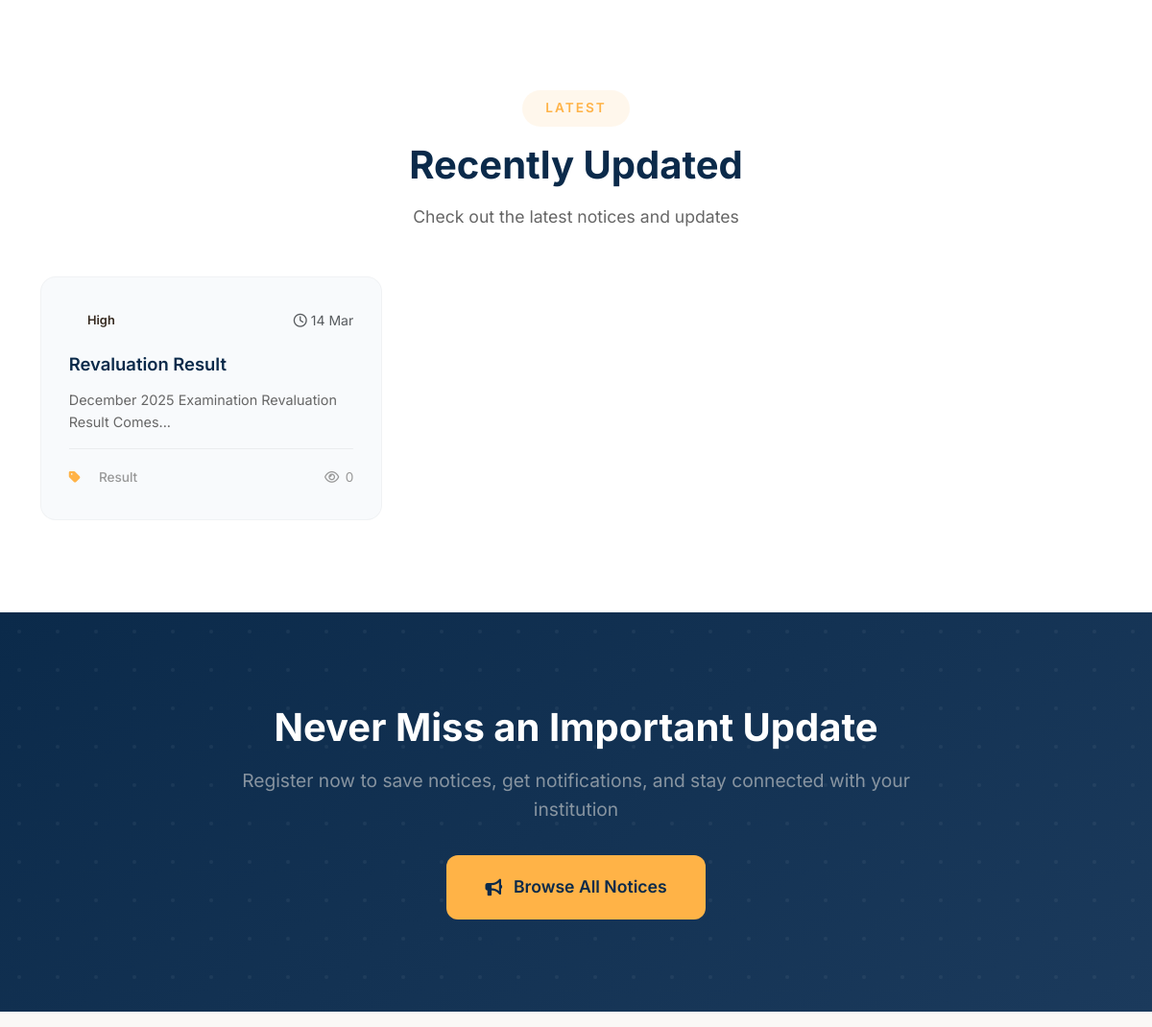
The page /home (signed in, middle part) on the database as committed earlier.
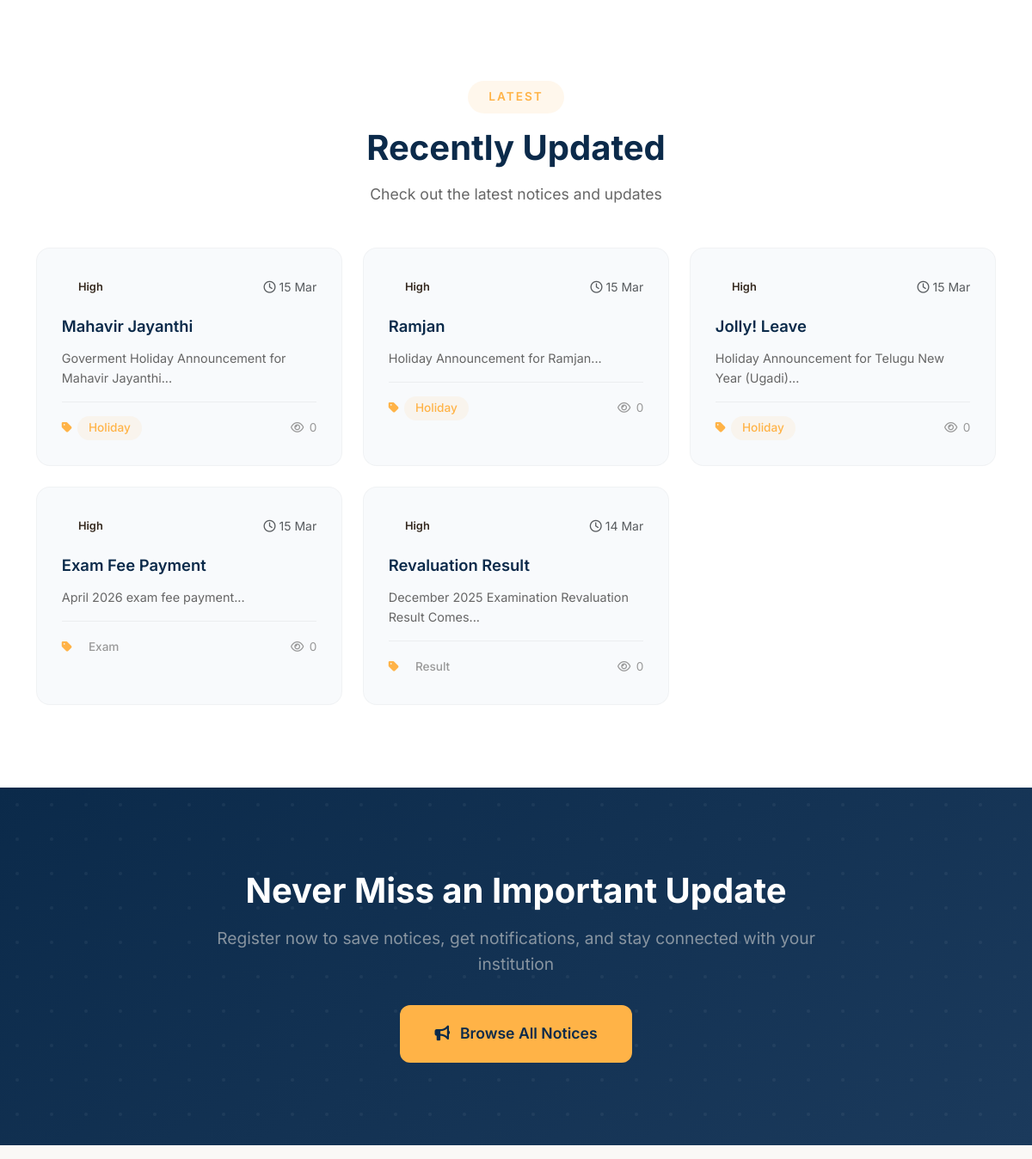
The same page on the database as committed later.
### models.py (models this page shows, shortened)
class Notice(db.Model):
    __tablename__ = 'notice'
    id = db.Column(db.Integer, primary_key=True)
    title = db.Column(db.String(200), nullable=False)
    content = db.Column(db.Text, nullable=False)
    category = db.Column(db.String(50), nullable=False)
    priority = db.Column(db.String(20), default='normal')
    banner_image = db.Column(db.String(200))
    attachment = db.Column(db.String(200))
    views = db.Column(db.Integer, default=0)
    is_published = db.Column(db.Boolean, default=True)
    is_featured = db.Column(db.Boolean, default=False)
    start_date = db.Column(db.DateTime, default=datetime.utcnow)
    expiry_date = db.Column(db.DateTime)
    created_by = db.Column(db.Integer, db.ForeignKey('user.id'), nullable=False)
    created_at = db.Column(db.DateTime, default=datetime.utcnow)
    updated_at = db.Column(db.DateTime, onupdate=datetime.utcnow)
    saved_by = db.relationship('SavedNotice', backref='notice', lazy=True, cascade='all, delete-orphan')
    comments = db.relationship('Comment', backref='notice', lazy=True, cascade='all, delete-orphan')

### app.py (the view)
@app.route('/')
@app.route('/home')
def index():
    page = request.args.get('page', 1, type=int)
    featured_notices = Notice.query.filter_by(
        is_published=True, is_featured=True
    ).filter(
        (Notice.expiry_date.is_(None)) | (Notice.expiry_date > datetime.utcnow())
    ).order_by(Notice.created_at.desc()).limit(5).all()
    recent_notices = Notice.query.filter_by(is_published=True).filter(
        (Notice.expiry_date.is_(None)) | (Notice.expiry_date > datetime.utcnow())
    ).order_by(Notice.created_at.desc()).paginate(
        page=page, per_page=6, error_out=False
    )
    important_notices = Notice.query.filter_by(
        category='Important', is_published=True
    ).filter(
        (Notice.expiry_date.is_(None)) | (Notice.expiry_date > datetime.utcnow())
    ).order_by(Notice.created_at.desc()).limit(4).all()
    event_notices = Notice.query.filter_by(
        category='Event', is_published=True
    ).filter(
        (Notice.expiry_date.is_(None)) | (Notice.expiry_date > datetime.utcnow())
    ).order_by(Notice.created_at.desc()).limit(4).all()
    academic_notices = Notice.query.filter_by(
        category='Academic', is_published=True
    ).filter(
        (Notice.expiry_date.is_(None)) | (Notice.expiry_date > datetime.utcnow())
    ).order_by(Notice.created_at.desc()).limit(4).all()
    return render_template('index.html',
                         featured_notices=featured_notices,
                         recent_notices=recent_notices,
                         important_notices=important_notices,
                         event_notices=event_notices,
                         academic_notices=academic_notices)

### app.py (called while the page is built)
@login_manager.user_loader
def load_user(user_id):
    return User.query.get(int(user_id))

@app.context_processor
def inject_globals():
    categories = ['Important', 'Event', 'Academic', 'Holiday', 'Exam', 'Result', 'General']
    return {
        'current_year': datetime.utcnow().year,
        'categories': categories,
        'now': datetime.utcnow()
    }

### templates/index.html (shortened to what this page needs)
{% extends "base.html" %}
{% block content %}
{% if recent_notices and recent_notices.items %}
<section class="recent-section-modern">
    <div class="container">
        <div class="section-header-modern">
            <span class="section-tag">Latest</span>
            <h2 class="section-heading">Recently Updated</h2>
            <p class="section-subheading">Check out the latest notices and updates</p>
        </div>
        <div class="row g-4">
            {% for notice in recent_notices.items %}
            <div class="col-md-6 col-lg-4">
                <div class="recent-card-modern">
                    <div class="recent-header-modern">
                        <span class="badge-modern {{ notice.priority|lower if notice.priority else 'normal' }}">
                            {{ notice.priority|title if notice.priority else 'Normal' }}
                        </span>
                        <small class="text-muted">
                            <i class="far fa-clock"></i> {{ notice.created_at.strftime('%d %b') }}
                        </small>
                    </div>
                    <h5 class="recent-title-modern">
                        <a href="{{ url_for('notice_detail', id=notice.id) }}">{{ notice.title }}</a>
                    </h5>
                    <p class="recent-excerpt-modern">{{ notice.content[:80] }}...</p>
                    <div class="recent-footer-modern">
                        <span class="recent-category-modern">
                            <i class="fas fa-tag"></i>
                            <span class="category-badge {{ notice.category|lower }}">
                                {{ notice.category }}
                            </span>
                        </span>
                        <span class="recent-views-modern">
                            <i class="far fa-eye"></i> {{ notice.views }}
                        </span>
                    </div>
                </div>
            </div>
            {% endfor %}
        </div>
    </div>
</section>
{% endif %}
<section class="cta-section-modern">
    <div class="container">
        <div class="cta-content-modern">
            <h2>Never Miss an Important Update</h2>
            <p>Register now to save notices, get notifications, and stay connected with your institution</p>
            {% if not current_user.is_authenticated %}
            <a href="{{ url_for('register') }}" class="btn-cta-modern">
                <i class="fas fa-user-plus"></i> Get Started Today
            </a>
            {% else %}
            <a href="{{ url_for('all_notices') }}" class="btn-cta-modern">
                <i class="fas fa-bullhorn"></i> Browse All Notices
            </a>
            {% endif %}
        </div>
    </div>
</section>
{% endblock %}

### templates/base.html (shortened to what this page needs)
<!DOCTYPE html>
<html lang="en">
<head>
    <link href="https://cdn.jsdelivr.net/npm/bootstrap@5.3.0/dist/css/bootstrap.min.css" rel="stylesheet">
    <link rel="stylesheet" href="https://cdnjs.cloudflare.com/ajax/libs/font-awesome/6.4.0/css/all.min.css">
    <link href="https://unpkg.com/aos@2.3.1/dist/aos.css" rel="stylesheet">
</head>
<body>
    <main>
        {% block content %}{% endblock %}
    </main>
</body>
</html>

### templates/base.html (style rules this page uses)
:root { --primary-950: #0f172a; --primary-900: #1e293b; --primary-800: #334155; --accent-500: #f59e0b; --accent-600: #d97706; --primary-500: #6366f1; --primary-400: #818cf8; --text-white: #ffffff; --text-muted: #94a3b8; --secondary-50: #faf6f1; --secondary-100: #f5ede3; --secondary-200: #ebdbc7; --secondary-300: #e1c9ab; --secondary-400: #d7b78f; --secondary-500: #c09e7a; --secondary-600: #a07f5f; --secondary-700: #7f6145; --secondary-800: #5f442e; --secondary-900: #3f2c1c; --secondary-950: #2b1d12; --success-50: #f1f8f2; --success-100: #e3f1e5; --success-200: #c7e3cb; --success-300: #abd5b1; --success-400: #8fc797; --success-500: #73b97d; --success-600: #599962; --success-700: #437549; --success-800: #2d5131; --success-900: #172d19; --success-950: #0c1f0e; --danger-50: #fef2ed; --danger-100: #fde5db; --danger-200: #fbcbb7; --danger-300: #f9b193; --danger-400: #f7976f; --danger-500: #e57a4b; --danger-600: #c05f36; --danger-700: #9b4728; --danger-800: #76321b; --danger-900: #511e0f; --danger-950: #3b150b; --warning-50: #fef8e7; --warning-100: #fdf1cf; --warning-200: #fbe39f; --warning-300: #f9d56f; --warning-400: #f7c73f; --warning-500: #e5b41f; --warning-600: #bf9419; --warning-700: #997313; --warning-800: #73530d; --warning-900: #4d3307; --warning-950: #362404; --info-50: #f1f5f9; --info-100: #e3ebf3; --info-200: #c7d7e7; --info-300: #abc3db; --info-400: #8fafcf; --info-500: #739bc3; --info-600: #5a7a9c; --info-700: #445d78; --info-800: #2f4054; --info-900: #1a2330; --info-950: #111a24; --white: #ffffff; --black: #1a120b; --gray-50: #faf8f6; --gray-100: #f5f1ed; --gray-200: #ebe3db; --gray-300: #e1d5c9; --gray-400: #d7c7b7; --gray-500: #c0ac9a; --gray-600: #9e8977; --gray-700: #7b6755; --gray-800: #584536; --gray-900: #35291f; --gray-950: #231b15; --bg-primary: var(--white); --bg-secondary: var(--gray-50); --text-primary: var(--gray-900); --text-secondary: var(--gray-700); --text-muted: var(--gray-600); --border-color: var(--gray-200); --shadow-sm: 0 2px 4px rgba(90, 60, 30, 0.05); --shadow: 0 4px 6px rgba(90, 60, 30, 0.07); --shadow-md: 0 6px 10px rgba(90, 60, 30, 0.1); --shadow-lg: 0 10px 15px rgba(90, 60, 30, 0.1); --shadow-xl: 0 15px 25px rgba(90, 60, 30, 0.15); --shadow-2xl: 0 25px 35px rgba(90, 60, 30, 0.2); --radius-sm: 0.5rem; --radius: 0.75rem; --radius-md: 1rem; --radius-lg: 1.25rem; --radius-xl: 1.5rem; --radius-2xl: 2rem; --radius-full: 9999px; --spacing-1: 0.25rem; --spacing-2: 0.5rem; --spacing-3: 0.75rem; --spacing-4: 1rem; --spacing-5: 1.25rem; --spacing-6: 1.5rem; --spacing-8: 2rem; --spacing-10: 2.5rem; --spacing-12: 3rem; --spacing-16: 4rem; --spacing-20: 5rem; --spacing-24: 6rem; --gradient-primary: linear-gradient(135deg, #e59528, #b8741d, #8a5614); --gradient-secondary: linear-gradient(135deg, #c09e7a, #a07f5f, #7f6145); --gradient-success: linear-gradient(135deg, #73b97d, #599962, #437549); --gradient-danger: linear-gradient(135deg, #e57a4b, #c05f36, #9b4728); --gradient-warning: linear-gradient(135deg, #e5b41f, #bf9419, #997313); --gradient-info: linear-gradient(135deg, #739bc3, #5a7a9c, #445d78); --gradient-gold: linear-gradient(135deg, #f3c47b, #e59528, #b8741d); --gradient-earth: linear-gradient(135deg, #d7b78f, #c09e7a, #a07f5f); --gradient-sunset: linear-gradient(135deg, #f9b193, #e57a4b, #c05f36); --transition-fast: 0.2s; --transition: 0.3s; --transition-slow: 0.5s; }
* { margin: 0; padding: 0; box-sizing: border-box; }
*::before, *::after { box-sizing: border-box; }
html { scroll-behavior: smooth; font-size: 16px; }
body { font-family: 'Inter', sans-serif; background-color: var(--bg-secondary); color: var(--text-primary); line-height: 1.6; padding-top: 76px; transition: background-color var(--transition), color var(--transition); min-height: 100vh; display: flex; flex-direction: column; }
main { flex: 1; }
h1, h2, h3, h4, h5, h6 { font-weight: 600; line-height: 1.3; margin-bottom: var(--spacing-4); color: var(--text-primary); }
h2 { font-size: 2rem; }
h5 { font-size: 1.25rem; }
p { margin-bottom: var(--spacing-4); color: var(--text-secondary); }
a { color: var(--primary-600); text-decoration: none; transition: color var(--transition-fast); }

Rows that differ between the two databases and show on the page:
added Notice: priority "High", created_at "15 Mar", title "Mahavir Jayanthi", content "Goverment Holiday Announcement for Mahavir Jayanthi", category "Holiday", views "0"
added Notice: priority "High", created_at "15 Mar", title "Ramjan", content "Holiday Announcement for Ramjan", category "Holiday", views "0"
added Notice: priority "High", created_at "15 Mar", title "Jolly! Leave", content "Holiday Announcement for Telugu New Year (Ugadi)", category "Holiday", views "0"
added Notice: priority "High", created_at "15 Mar", title "Exam Fee Payment", content "April 2026 exam fee payment", category "Exam", views "0"
